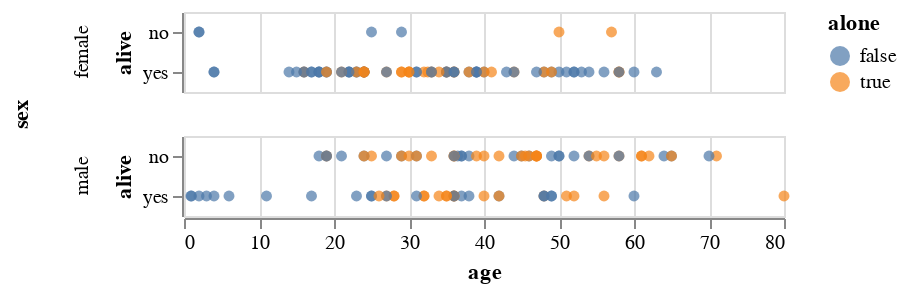

Notebook source saved alongside this figure:
### Markdown cell above
Create an Altair visualization that shows the same information as this groupby:

### Code cell
alt.Chart(titanic).mark_circle().encode(
    alt.X('age'),
    alt.Y('alive'),
    alt.Color('alone'),
    alt.Row('sex')
)

### Figure 1 — Vega-Lite specification as saved in the notebook (floating-point values rounded to 4 significant figures; data arrays with more than 128 entries replaced by an {"elided": "..."} marker saying what was removed)
{"$schema": "https://vega.github.io/schema/vega-lite/v1.2.1.json", "data": {"values": {"elided": "182 records"}}, "encoding": {"color": {"field": "alone", "type": "nominal"}, "row": {"field": "sex", "type": "nominal"}, "x": {"field": "age", "type": "quantitative"}, "y": {"field": "alive", "type": "nominal"}}, "mark": "circle"}
